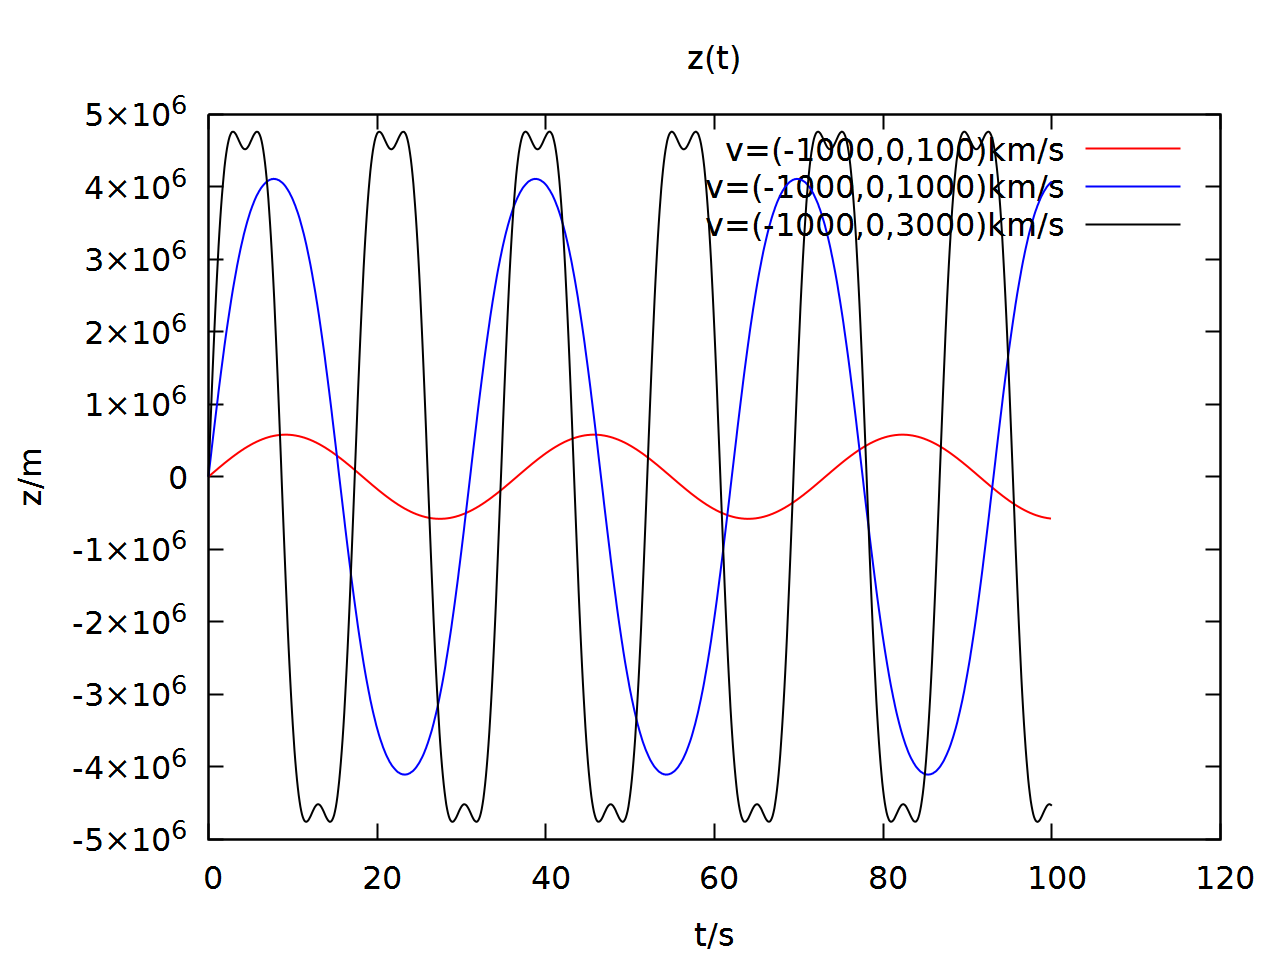

Write the gnuplot code that produced this figure.
reset

set encoding utf8

set bars 0.5
show bars
set pointsize 3

set key right top
set term pngcairo size 1280,960 fontscale 2 linewidth 2

set xlabel "t/s"
set ylabel "z/m"

#set xtics 1e7
#set ytics 1e7

set title "z(t)"

set output "plot_ii.png"
plot \
 "1.txt" using 1:4 title "v=(-1000,0,100)km/s" with lines lt rgb "red",\
 "2.txt" using 1:4 title "v=(-1000,0,1000)km/s" with lines lt rgb "blue",\
 "3.txt" using 1:4 title "v=(-1000,0,3000)km/s" with lines lt rgb "black"

set output "plot_1_ii.png"
plot \
 "1.txt" using 1:4 title "v=(-1000,0,100)km/s" with lines lt rgb "black"

set output "plot_2_ii.png"
plot \
 "2.txt" using 1:4 title "v=(-1000,0,1000)km/s" with lines lt rgb "black"

set output "plot_3_ii.png"
plot \
 "3.txt" using 1:4 title "v=(-1000,0,3000)km/s" with lines lt rgb "black"
 
 set output "plot_5_ii.png"
plot \
 "5.txt" using 1:4 title "v=(-1000,0,10000)km/s" with lines lt rgb "black"
 
